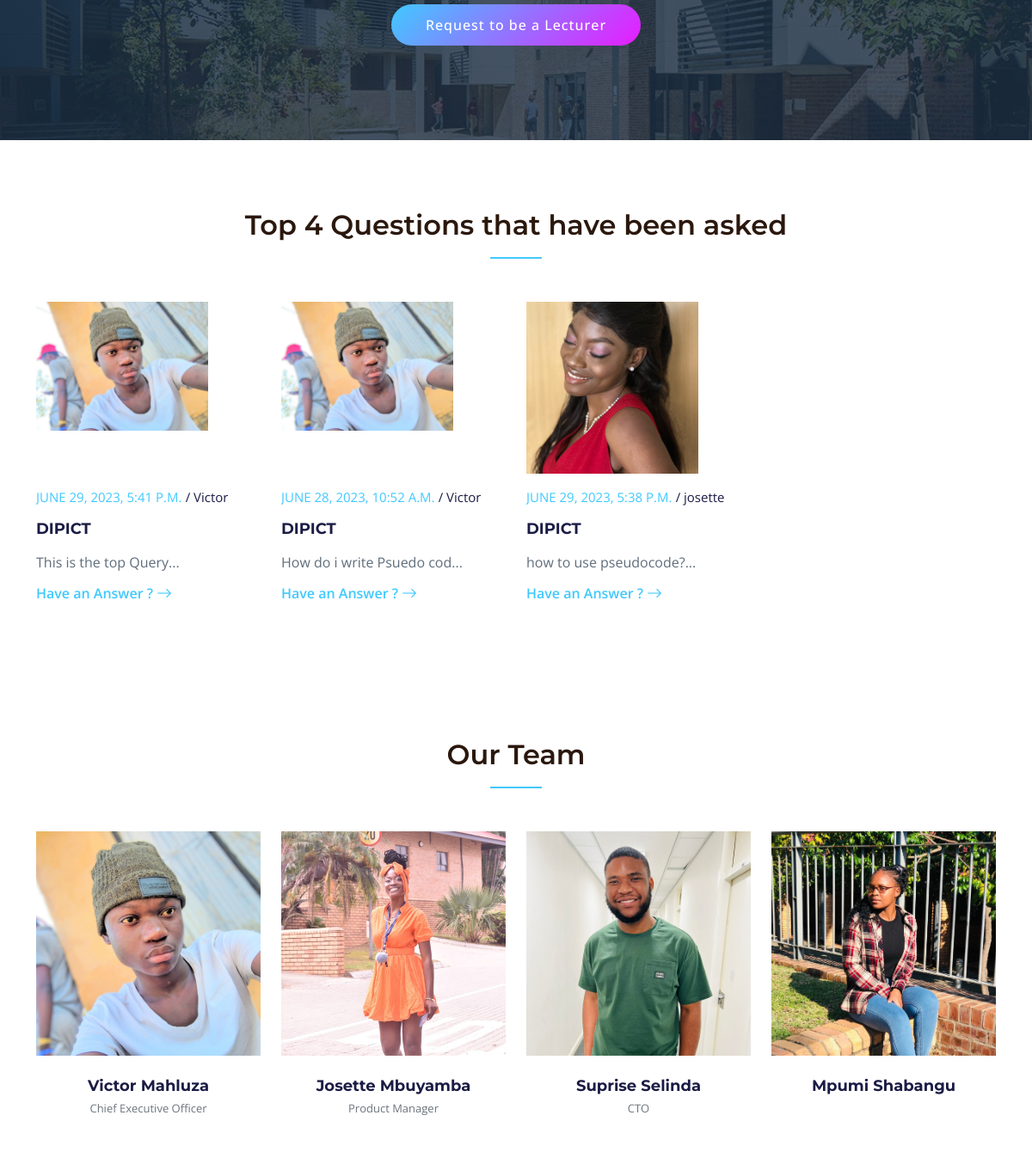
Before: / (middle part) with the older database file.
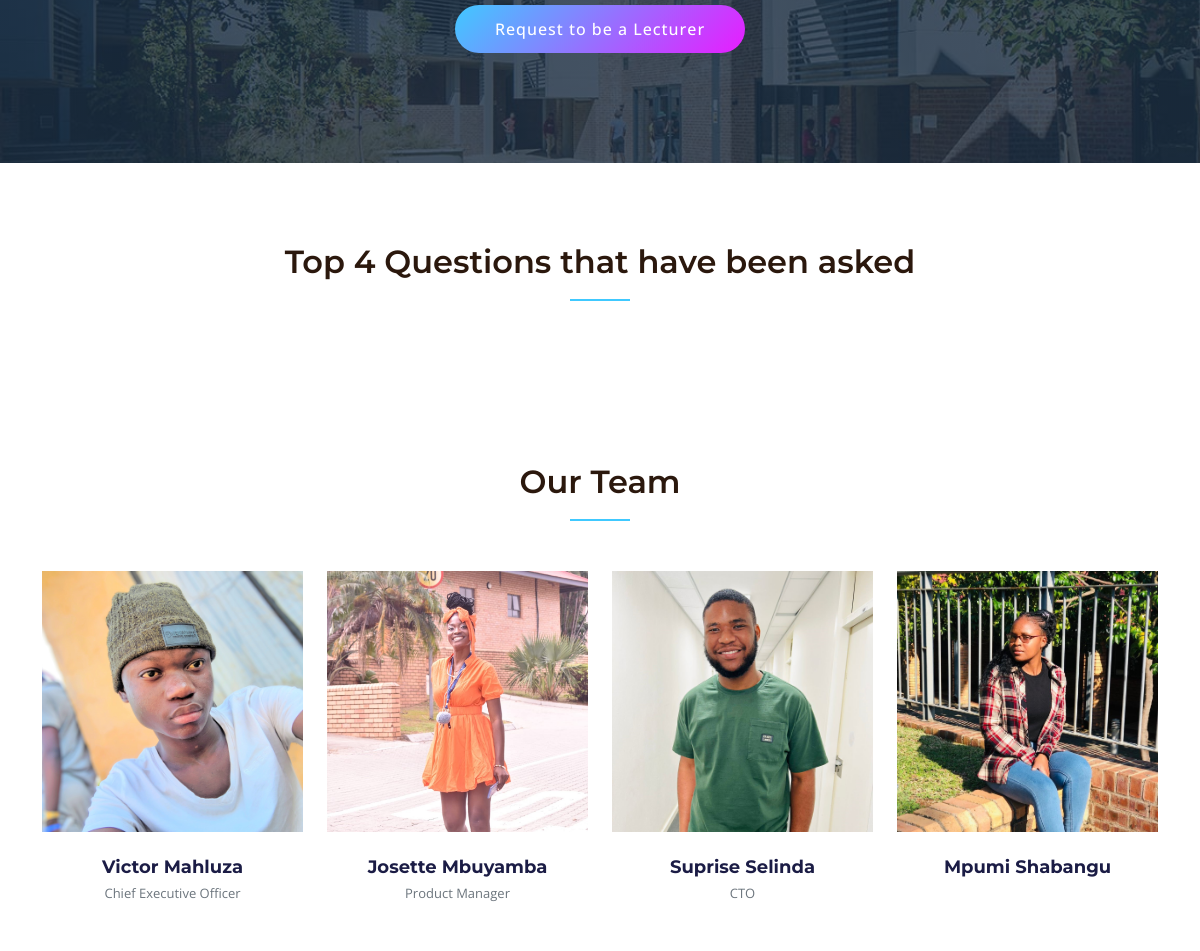
After: the same page with the newer database file.
### dashboard/models.py (models this page shows, shortened)
class Query(models.Model):
    question_text = models.TextField(max_length=1000, null=True, blank=False)
    pub_date = models.DateTimeField(auto_now=True, blank=True, null=True)
    votes = models.IntegerField(default=0, null=True, blank=True)
    module = models.ForeignKey(Module, blank=True, null=True, on_delete=models.CASCADE)
    user = models.ForeignKey(User, blank=True, null=True, on_delete=models.CASCADE)
    course = models.ForeignKey(Course, blank=True, null=True, on_delete=models.CASCADE)
    @property
    def short_question(self):
        return self.question_text[:25] + "."*3

class User(AbstractUser):
    class Role(models.TextChoices):
        ADMIN = "ADMIN", "Admin"
        STUDENT = "STUDENT", "Student"
        LECTURE = "LECTURE", "LECTURE"
        TUTOR = "TUTOR", "TUTOR"
    class Gender(models.TextChoices):
        MALE = "MALE", "Male"
        FEMALE = "FEMALE", "Female"
    auth_key = models.CharField(unique=True, null=True, blank=True,max_length=9)
    profile_pic = models.ImageField(upload_to='images/user_profile_pictures/', null=True, blank=True)
    base_role = Role.ADMIN
    role = models.CharField(max_length=50, choices=Role.choices)
    groups = models.ManyToManyField(
        Group,
        blank=True,
        related_name="user_set",
        related_query_name="user",
        verbose_name='groups',
        help_text='The groups this user belongs to. A user will get all permissions granted to each of their groups.',
    )
    gender = models.CharField(max_length=50, default=Gender.MALE, choices=Gender.choices)

class Course(models.Model):
    name = models.CharField(max_length=50, blank=True, null=True)
    description = models.CharField(max_length=50, blank=True, null=True)

### web/views.py (the view)
# urls.py: path('', HomePageView.as_view(), name='home'),
class HomePageView(CreateView):
    template_name = 'index.html'
    form_class = UserRequestForm
    success_url = '/'
    def get_context_data(self, **kwargs):
        context = super().get_context_data(**kwargs)
        context['message'] = 'Welcome to the home page!'
        feature_items = [
            FeatureItemData(
                title="Intelligent Chatbot",
                description="The AI Tutoring System incorporates an intelligent chatbot that provides personalized support to students. It uses natural language processing and machine learning algorithms to understand and respond to student queries effectively.",
                icon_div=IconDiv(
                    icon_class="bi bi-briefcase",
                    color="#f57813",
                    delay=100)
                ),
            FeatureItemData(
                title="Question Asking Forum",
                description="The app features a question asking forum where students can post their questions and receive answers from peers and educators. This fosters collaboration, knowledge sharing, and a sense of community among learners.",
                icon_div=IconDiv(
                    icon_class="bi bi-briefcase",
                    color="#15a04a",
                    delay=200)
                ),
            FeatureItemData(
                title="Personalized Learning Path",
                description="Students can interact with each other without distractions from other barriers",
                icon_div=IconDiv(
                    icon_class="bi bi-bar-chart",
                    color="#d90769",
                    delay=300)
                ),
        ]
        context['feature_items'] = feature_items
        context['top_queries'] = Query.objects.order_by('-votes')[:4]
        return context

### web/templates/index.html (shortened to what this page needs)
{% extends 'global/base.html' %}
{% block content %}
<main id="main">
    {% include 'pages/cta.html' %}
    {% include 'pages/questions.html' %}
    {% include 'pages/team.html' %}
</main>
{% endblock content %}

### web/templates/global/base.html (shortened to what this page needs)
<!DOCTYPE html>
<html lang="en">
  {% load static %}
<head>
  <link href="{% static 'web/assets/vendor/bootstrap/css/bootstrap.min.css' %} " rel="stylesheet">
  <link href="{% static 'web/assets/vendor/aos/aos.css' %} " rel="stylesheet">
  <link href="{% static 'web/assets/vendor/glightbox/css/glightbox.min.css' %} " rel="stylesheet">
  <link href="{% static 'web/assets/vendor/swiper/swiper-bundle.min.css' %} " rel="stylesheet">
  <link href="{% static 'web/assets/vendor/remixicon/remixicon.css' %} " rel="stylesheet">
  <link href="{% static 'web/assets/vendor/bootstrap-icons/bootstrap-icons.css' %} " rel="stylesheet">
  <link href= "{% static 'web/assets/css/main.css' %} " rel="stylesheet">
</head>
<body class="page-index">
  {% block content %}{% endblock content %}
</body>
</html>

### web/templates/global/header.html (shortened to what this page needs)
  {% load static %}

### web/templates/pages/hero.html (shortened to what this page needs)
  {% load static %}

### web/templates/pages/cta.html (shortened to what this page needs)
    {% load static %}
    <section id="call-to-action" class="call-to-action">
        <div class="container" data-aos="fade-up">
          <div class="row justify-content-center">
            <div class="col-lg-6 text-center">
              <button style="background:linear-gradient(-45deg, #e81cff 0%, #40c9ff 100% );border:none" class="cta-btn" data-bs-toggle="modal" data-bs-target="#exampleModal">
                Request to be a Lecturer
              </button>
            </div>
          </div>
        </div>
      </section>

### web/templates/pages/questions.html (shortened to what this page needs)
    {% load static %}
    <section id="recent-posts" class="recent-posts">
        <div class="container" data-aos="fade-up">
          <div class="section-header">
            <h2>Top 4 Questions that have been asked</h2>
          </div>
          <div class="row gy-5">
            {% for query in top_queries %}
            <div class="col-xl-3 col-md-6" data-aos="fade-up" data-aos-delay="100">
              <div class="post-box">
                <div class="image-container post-img">
                  {% if query.user.profile_pic %}
                  <img src="{{query.user.profile_pic.url}}"  class="img-fluid" alt="">
                  {% else %}
                  <img src="{% static 'img/blog/chatbot.webp' %}" class="cropped-image img-fluid" alt="">
                  {% endif %}
                </div>
                <div class="meta">
                  <span style="text-transform:uppercase" class="post-date">{{query.pub_date}}</span>
                  <span class="post-author"> / {{query.user.get_short_name}}</span>
                </div>
                <h3 class="post-title">{{query.course.name}}</h3>
                <p>{{query.short_question}}</p>
                <a href="{% url 'login' %}" class="readmore stretched-link"><span>Have an Answer ?</span><i class="bi bi-arrow-right"></i></a>
              </div>
            </div>
            {% endfor %}
          </div>
        </div>
      </section>

### web/templates/pages/team.html (shortened to what this page needs)
{% load static %}
<section id="team" class="team">
    <div class="container aos-init aos-animate" data-aos="fade-up">
      <div class="section-header">
        <h2>Our Team</h2>
      </div>
      <div class="row gy-4">
        <div class="col-lg-3 col-md-6 aos-init aos-animate" data-aos="fade-up" data-aos-delay="100">
          <div class="team-member">
            <div class="member-img">
              <img src="{% static 'web/assets/img/team/team-1.jpg' %}" class="img-fluid" alt="">
            </div>
            <div class="member-info">
              <h4>Victor Mahluza</h4>
              <span>Chief Executive Officer</span>
            </div>
          </div>
        </div>
        <div class="col-lg-3 col-md-6 aos-init aos-animate" data-aos="fade-up" data-aos-delay="200">
          <div class="team-member">
            <div class="member-img">
              <img src="{% static 'web/assets/img/team/team-2.jpg' %}" class="img-fluid" alt="">
            </div>
            <div class="member-info">
              <h4>Josette Mbuyamba</h4>
              <span>Product Manager</span>
            </div>
          </div>
        </div>
        <div class="col-lg-3 col-md-6 aos-init aos-animate" data-aos="fade-up" data-aos-delay="300">
          <div class="team-member">
            <div class="member-img">
              <img src="{% static 'web/assets/img/team/team-3.jpg' %} " class="img-fluid" alt="">
            </div>
            <div class="member-info">
              <h4>Suprise Selinda</h4>
              <span>CTO</span>
            </div>
          </div>
        </div>
        <div class="col-lg-3 col-md-6 aos-init aos-animate" data-aos="fade-up" data-aos-delay="400">
          <div class="team-member">
            <div class="member-img">
              <img src="{% static 'web/assets/img/team/team-4.jpg' %}" class="img-fluid" alt="">
            </div>
            <div class="member-info">
              <h4>Mpumi Shabangu</h4>
            </div>
          </div>
        </div>
      </div>
    </div>
  </section>

### web/templates/global/footer.html (shortened to what this page needs)
  {% load static %}

### static/web/assets/css/main.css (style rules this page uses)
:root { --font-default: "Open Sans", system-ui, -apple-system, "Segoe UI", Roboto, "Helvetica Neue", Arial, "Noto Sans", "Liberation Sans", sans-serif, "Apple Color Emoji", "Segoe UI Emoji", "Segoe UI Symbol", "Noto Color Emoji"; --font-primary: "Montserrat", sans-serif; --font-secondary: "Raleway", sans-serif; }
:root { --color-default: #2b180d; --color-primary: #40c9ff ; --color-secondary: #1b1c45; }
:root { scroll-behavior: smooth; }
body { font-family: var(--font-default); color: var(--color-default); }
h1, h2, h3, h4, h5, h6 { font-family: var(--font-primary); }
section { overflow: hidden; padding: 80px 0; }
.section-header { text-align: center; padding-bottom: 30px; }
.section-header h2 { font-size: 32px; font-weight: 600; margin-bottom: 20px; padding-bottom: 20px; position: relative; }
.section-header h2:after { content: ""; position: absolute; display: block; width: 60px; height: 2px; background: var(--color-primary); left: 0; right: 0; bottom: 0; margin: auto; }
.call-to-action { background: linear-gradient(rgba(27, 47, 69, 0.8), rgba(27, 47, 69, 0.8)), url("../img/cta-bg.jpg") center center; background-size: cover; padding: 100px 0; }
.call-to-action .cta-btn { font-family: var(--font-default); font-weight: 500; font-size: 16px; letter-spacing: 1px; display: inline-block; padding: 12px 40px; border-radius: 50px; transition: 0.5s; margin: 10px; color: #fff; background: #2aa5df; }
.team .team-member { overflow: hidden; background: #fff; }
.team .team-member .member-img { position: relative; overflow: hidden; }
.team .team-member .member-info { padding: 25px 15px 0 15px; text-align: center; }
.team .team-member .member-info h4 { font-weight: 700; margin-bottom: 5px; font-size: 18px; color: var(--color-secondary); }
.team .team-member .member-info span { display: block; font-size: 13px; font-weight: 400; color: #6c757d; }

Changed rows visible on the page:
removed Query: user.profile_pic (picture), pub_date "JUNE 29, 2023, 5:41 P.M.", user.get_short_name "Victor", course.name "DIPICT", short_question "This is the top Query..."
removed Query: user.profile_pic (picture), pub_date "JUNE 28, 2023, 10:52 A.M.", user.get_short_name "Victor", course.name "DIPICT", short_question "How do i write Psuedo cod..."
removed Query: user.profile_pic (picture), pub_date "JUNE 29, 2023, 5:38 P.M.", user.get_short_name "josette", course.name "DIPICT", short_question "how to use pseudocode?..."
